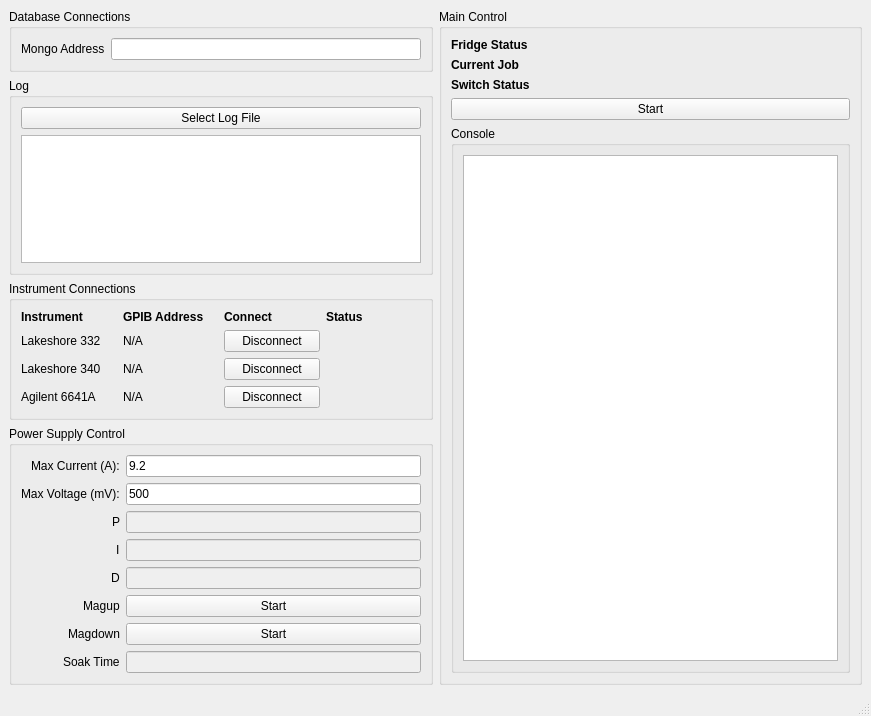
<?xml version="1.0" encoding="UTF-8"?>
<ui version="4.0">
 <class>MainWindow</class>
 <widget class="QMainWindow" name="MainWindow">
  <property name="geometry">
   <rect>
    <x>0</x>
    <y>0</y>
    <width>871</width>
    <height>716</height>
   </rect>
  </property>
  <property name="windowTitle">
   <string>MainWindow</string>
  </property>
  <widget class="QWidget" name="centralwidget">
   <layout class="QGridLayout" name="gridLayout">
    <item row="0" column="0">
     <layout class="QVBoxLayout" name="verticalLayout">
      <item>
       <layout class="QHBoxLayout" name="horizontalLayout">
        <item>
         <layout class="QVBoxLayout" name="verticalLayout_3">
          <item>
           <widget class="QGroupBox" name="groupBox">
            <property name="title">
             <string>Database Connections</string>
            </property>
            <layout class="QGridLayout" name="gridLayout_7">
             <item row="0" column="0">
              <layout class="QVBoxLayout" name="verticalLayout_6">
               <item>
                <layout class="QFormLayout" name="formLayout_2">
                 <item row="0" column="0">
                  <widget class="QLabel" name="label_22">
                   <property name="text">
                    <string>Mongo Address</string>
                   </property>
                  </widget>
                 </item>
                 <item row="0" column="1">
                  <widget class="QLineEdit" name="dbAddressInput">
                   <property name="sizePolicy">
                    <sizepolicy hsizetype="Minimum" vsizetype="Fixed">
                     <horstretch>0</horstretch>
                     <verstretch>0</verstretch>
                    </sizepolicy>
                   </property>
                   <property name="text">
                    <string/>
                   </property>
                  </widget>
                 </item>
                </layout>
               </item>
              </layout>
             </item>
            </layout>
           </widget>
          </item>
          <item>
           <widget class="QGroupBox" name="groupBox_5">
            <property name="title">
             <string>Log</string>
            </property>
            <layout class="QGridLayout" name="gridLayout_8">
             <item row="1" column="0">
              <widget class="QTextBrowser" name="logText">
               <property name="html">
                <string>&lt;!DOCTYPE HTML PUBLIC &quot;-//W3C//DTD HTML 4.0//EN&quot; &quot;http://www.w3.org/TR/REC-html40/strict.dtd&quot;&gt;
&lt;html&gt;&lt;head&gt;&lt;meta name=&quot;qrichtext&quot; content=&quot;1&quot; /&gt;&lt;style type=&quot;text/css&quot;&gt;
p, li { white-space: pre-wrap; }
&lt;/style&gt;&lt;/head&gt;&lt;body style=&quot; font-family:'MS Shell Dlg 2'; font-size:8.25pt; font-weight:400; font-style:normal;&quot;&gt;
&lt;p style=&quot;-qt-paragraph-type:empty; margin-top:0px; margin-bottom:0px; margin-left:0px; margin-right:0px; -qt-block-indent:0; text-indent:0px;&quot;&gt;&lt;br /&gt;&lt;/p&gt;&lt;/body&gt;&lt;/html&gt;</string>
               </property>
              </widget>
             </item>
             <item row="0" column="0">
              <widget class="QPushButton" name="logFileSelectBtn">
               <property name="text">
                <string>Select Log File</string>
               </property>
              </widget>
             </item>
            </layout>
           </widget>
          </item>
          <item>
           <widget class="QGroupBox" name="groupBox_2">
            <property name="sizePolicy">
             <sizepolicy hsizetype="Preferred" vsizetype="Fixed">
              <horstretch>0</horstretch>
              <verstretch>0</verstretch>
             </sizepolicy>
            </property>
            <property name="title">
             <string>Instrument Connections</string>
            </property>
            <layout class="QGridLayout" name="gridLayout_3">
             <item row="0" column="0">
              <layout class="QGridLayout" name="gridLayout_2">
               <item row="1" column="0">
                <widget class="QLabel" name="instr0Name">
                 <property name="text">
                  <string>Lakeshore 332</string>
                 </property>
                </widget>
               </item>
               <item row="2" column="0">
                <widget class="QLabel" name="instr1Label">
                 <property name="text">
                  <string>Lakeshore 340</string>
                 </property>
                </widget>
               </item>
               <item row="0" column="1">
                <widget class="QLabel" name="label_6">
                 <property name="font">
                  <font>
                   <weight>75</weight>
                   <bold>true</bold>
                  </font>
                 </property>
                 <property name="text">
                  <string>GPIB Address</string>
                 </property>
                </widget>
               </item>
               <item row="0" column="0">
                <widget class="QLabel" name="label_5">
                 <property name="font">
                  <font>
                   <weight>75</weight>
                   <bold>true</bold>
                  </font>
                 </property>
                 <property name="text">
                  <string>Instrument</string>
                 </property>
                </widget>
               </item>
               <item row="2" column="3">
                <widget class="QLabel" name="instr1Status">
                 <property name="text">
                  <string/>
                 </property>
                </widget>
               </item>
               <item row="0" column="3">
                <widget class="QLabel" name="label_7">
                 <property name="font">
                  <font>
                   <weight>75</weight>
                   <bold>true</bold>
                  </font>
                 </property>
                 <property name="text">
                  <string>Status</string>
                 </property>
                </widget>
               </item>
               <item row="1" column="3">
                <widget class="QLabel" name="instr0Status">
                 <property name="text">
                  <string/>
                 </property>
                </widget>
               </item>
               <item row="3" column="0">
                <widget class="QLabel" name="instr2Label">
                 <property name="text">
                  <string>Agilent 6641A</string>
                 </property>
                </widget>
               </item>
               <item row="3" column="3">
                <widget class="QLabel" name="instr2Status">
                 <property name="text">
                  <string/>
                 </property>
                </widget>
               </item>
               <item row="0" column="2">
                <widget class="QLabel" name="label_10">
                 <property name="font">
                  <font>
                   <weight>75</weight>
                   <bold>true</bold>
                  </font>
                 </property>
                 <property name="text">
                  <string>Connect</string>
                 </property>
                </widget>
               </item>
               <item row="1" column="2">
                <widget class="QPushButton" name="instr0Connect">
                 <property name="text">
                  <string>Disconnect</string>
                 </property>
                </widget>
               </item>
               <item row="2" column="2">
                <widget class="QPushButton" name="instr1Connect">
                 <property name="text">
                  <string>Disconnect</string>
                 </property>
                </widget>
               </item>
               <item row="3" column="2">
                <widget class="QPushButton" name="instr2Connect">
                 <property name="text">
                  <string>Disconnect</string>
                 </property>
                </widget>
               </item>
               <item row="1" column="1">
                <widget class="QLabel" name="instr0Address">
                 <property name="text">
                  <string>N/A</string>
                 </property>
                </widget>
               </item>
               <item row="2" column="1">
                <widget class="QLabel" name="instr1Address">
                 <property name="text">
                  <string>N/A</string>
                 </property>
                </widget>
               </item>
               <item row="3" column="1">
                <widget class="QLabel" name="instr2Address">
                 <property name="text">
                  <string>N/A</string>
                 </property>
                </widget>
               </item>
              </layout>
             </item>
            </layout>
           </widget>
          </item>
          <item>
           <widget class="QGroupBox" name="groupBox_3">
            <property name="title">
             <string>Power Supply Control</string>
            </property>
            <layout class="QGridLayout" name="gridLayout_4">
             <item row="0" column="0">
              <layout class="QVBoxLayout" name="verticalLayout_4">
               <item>
                <layout class="QFormLayout" name="formLayout">
                 <property name="labelAlignment">
                  <set>Qt::AlignRight|Qt::AlignTrailing|Qt::AlignVCenter</set>
                 </property>
                 <item row="0" column="0">
                  <widget class="QLabel" name="label_11">
                   <property name="text">
                    <string>Max Current (A):</string>
                   </property>
                  </widget>
                 </item>
                 <item row="0" column="1">
                  <widget class="QLineEdit" name="maxCurrentInput">
                   <property name="sizePolicy">
                    <sizepolicy hsizetype="Minimum" vsizetype="Fixed">
                     <horstretch>0</horstretch>
                     <verstretch>0</verstretch>
                    </sizepolicy>
                   </property>
                   <property name="text">
                    <string>9.2</string>
                   </property>
                  </widget>
                 </item>
                 <item row="1" column="0">
                  <widget class="QLabel" name="label_12">
                   <property name="text">
                    <string>Max Voltage (mV):</string>
                   </property>
                  </widget>
                 </item>
                 <item row="1" column="1">
                  <widget class="QLineEdit" name="maxVoltageInput">
                   <property name="sizePolicy">
                    <sizepolicy hsizetype="Minimum" vsizetype="Fixed">
                     <horstretch>0</horstretch>
                     <verstretch>0</verstretch>
                    </sizepolicy>
                   </property>
                   <property name="text">
                    <string>500</string>
                   </property>
                  </widget>
                 </item>
                 <item row="2" column="0">
                  <widget class="QLabel" name="label_13">
                   <property name="layoutDirection">
                    <enum>Qt::LeftToRight</enum>
                   </property>
                   <property name="text">
                    <string>P</string>
                   </property>
                   <property name="alignment">
                    <set>Qt::AlignRight|Qt::AlignTrailing|Qt::AlignVCenter</set>
                   </property>
                  </widget>
                 </item>
                 <item row="3" column="0">
                  <widget class="QLabel" name="label_14">
                   <property name="text">
                    <string>I</string>
                   </property>
                  </widget>
                 </item>
                 <item row="4" column="0">
                  <widget class="QLabel" name="label_15">
                   <property name="text">
                    <string>D</string>
                   </property>
                  </widget>
                 </item>
                 <item row="2" column="1">
                  <widget class="QLineEdit" name="pInput">
                   <property name="enabled">
                    <bool>false</bool>
                   </property>
                   <property name="sizePolicy">
                    <sizepolicy hsizetype="Minimum" vsizetype="Fixed">
                     <horstretch>0</horstretch>
                     <verstretch>0</verstretch>
                    </sizepolicy>
                   </property>
                  </widget>
                 </item>
                 <item row="3" column="1">
                  <widget class="QLineEdit" name="iInput">
                   <property name="enabled">
                    <bool>false</bool>
                   </property>
                   <property name="sizePolicy">
                    <sizepolicy hsizetype="Minimum" vsizetype="Fixed">
                     <horstretch>0</horstretch>
                     <verstretch>0</verstretch>
                    </sizepolicy>
                   </property>
                  </widget>
                 </item>
                 <item row="4" column="1">
                  <widget class="QLineEdit" name="dInput">
                   <property name="enabled">
                    <bool>false</bool>
                   </property>
                   <property name="sizePolicy">
                    <sizepolicy hsizetype="Minimum" vsizetype="Fixed">
                     <horstretch>0</horstretch>
                     <verstretch>0</verstretch>
                    </sizepolicy>
                   </property>
                  </widget>
                 </item>
                 <item row="5" column="0">
                  <widget class="QLabel" name="label_26">
                   <property name="text">
                    <string>Magup</string>
                   </property>
                  </widget>
                 </item>
                 <item row="6" column="0">
                  <widget class="QLabel" name="label_27">
                   <property name="text">
                    <string>Magdown</string>
                   </property>
                  </widget>
                 </item>
                 <item row="5" column="1">
                  <widget class="QPushButton" name="magupBtn">
                   <property name="text">
                    <string>Start</string>
                   </property>
                  </widget>
                 </item>
                 <item row="6" column="1">
                  <widget class="QPushButton" name="magdownBtn">
                   <property name="text">
                    <string>Start</string>
                   </property>
                  </widget>
                 </item>
                 <item row="7" column="0">
                  <widget class="QLabel" name="label_28">
                   <property name="text">
                    <string>Soak Time</string>
                   </property>
                  </widget>
                 </item>
                 <item row="7" column="1">
                  <widget class="QLineEdit" name="soakTime">
                   <property name="enabled">
                    <bool>false</bool>
                   </property>
                  </widget>
                 </item>
                </layout>
               </item>
              </layout>
             </item>
            </layout>
           </widget>
          </item>
         </layout>
        </item>
        <item>
         <layout class="QVBoxLayout" name="verticalLayout_2">
          <item>
           <widget class="QGroupBox" name="groupBox_4">
            <property name="title">
             <string>Main Control</string>
            </property>
            <layout class="QGridLayout" name="gridLayout_5">
             <item row="0" column="0">
              <layout class="QVBoxLayout" name="verticalLayout_5">
               <item>
                <layout class="QGridLayout" name="gridLayout_6">
                 <property name="sizeConstraint">
                  <enum>QLayout::SetDefaultConstraint</enum>
                 </property>
                 <item row="1" column="0">
                  <widget class="QLabel" name="label_16">
                   <property name="sizePolicy">
                    <sizepolicy hsizetype="Preferred" vsizetype="Fixed">
                     <horstretch>0</horstretch>
                     <verstretch>0</verstretch>
                    </sizepolicy>
                   </property>
                   <property name="font">
                    <font>
                     <weight>75</weight>
                     <bold>true</bold>
                    </font>
                   </property>
                   <property name="text">
                    <string>Current Job</string>
                   </property>
                  </widget>
                 </item>
                 <item row="1" column="1">
                  <widget class="QLabel" name="currentJob">
                   <property name="sizePolicy">
                    <sizepolicy hsizetype="Preferred" vsizetype="Fixed">
                     <horstretch>0</horstretch>
                     <verstretch>0</verstretch>
                    </sizepolicy>
                   </property>
                   <property name="text">
                    <string/>
                   </property>
                  </widget>
                 </item>
                 <item row="0" column="1">
                  <widget class="QLabel" name="fridgeStatus">
                   <property name="sizePolicy">
                    <sizepolicy hsizetype="Preferred" vsizetype="Fixed">
                     <horstretch>0</horstretch>
                     <verstretch>0</verstretch>
                    </sizepolicy>
                   </property>
                   <property name="text">
                    <string/>
                   </property>
                  </widget>
                 </item>
                 <item row="0" column="0">
                  <widget class="QLabel" name="label_18">
                   <property name="sizePolicy">
                    <sizepolicy hsizetype="Preferred" vsizetype="Fixed">
                     <horstretch>0</horstretch>
                     <verstretch>0</verstretch>
                    </sizepolicy>
                   </property>
                   <property name="font">
                    <font>
                     <weight>75</weight>
                     <bold>true</bold>
                    </font>
                   </property>
                   <property name="text">
                    <string>Fridge Status</string>
                   </property>
                  </widget>
                 </item>
                 <item row="2" column="0">
                  <widget class="QLabel" name="label_20">
                   <property name="sizePolicy">
                    <sizepolicy hsizetype="Preferred" vsizetype="Fixed">
                     <horstretch>0</horstretch>
                     <verstretch>0</verstretch>
                    </sizepolicy>
                   </property>
                   <property name="font">
                    <font>
                     <weight>75</weight>
                     <bold>true</bold>
                    </font>
                   </property>
                   <property name="text">
                    <string>Switch Status</string>
                   </property>
                  </widget>
                 </item>
                 <item row="2" column="1">
                  <widget class="QLabel" name="switchStatus">
                   <property name="sizePolicy">
                    <sizepolicy hsizetype="Preferred" vsizetype="Fixed">
                     <horstretch>0</horstretch>
                     <verstretch>0</verstretch>
                    </sizepolicy>
                   </property>
                   <property name="text">
                    <string/>
                   </property>
                  </widget>
                 </item>
                </layout>
               </item>
               <item>
                <widget class="QPushButton" name="startBtn">
                 <property name="text">
                  <string>Start</string>
                 </property>
                </widget>
               </item>
              </layout>
             </item>
             <item row="1" column="0">
              <widget class="QGroupBox" name="groupBox_6">
               <property name="title">
                <string>Console</string>
               </property>
               <layout class="QGridLayout" name="gridLayout_9">
                <item row="0" column="0">
                 <widget class="QTextBrowser" name="consoleText"/>
                </item>
               </layout>
              </widget>
             </item>
            </layout>
           </widget>
          </item>
         </layout>
        </item>
       </layout>
      </item>
     </layout>
    </item>
   </layout>
  </widget>
  <widget class="QMenuBar" name="menubar">
   <property name="geometry">
    <rect>
     <x>0</x>
     <y>0</y>
     <width>871</width>
     <height>21</height>
    </rect>
   </property>
  </widget>
  <widget class="QStatusBar" name="statusbar"/>
 </widget>
 <resources/>
 <connections/>
</ui>
